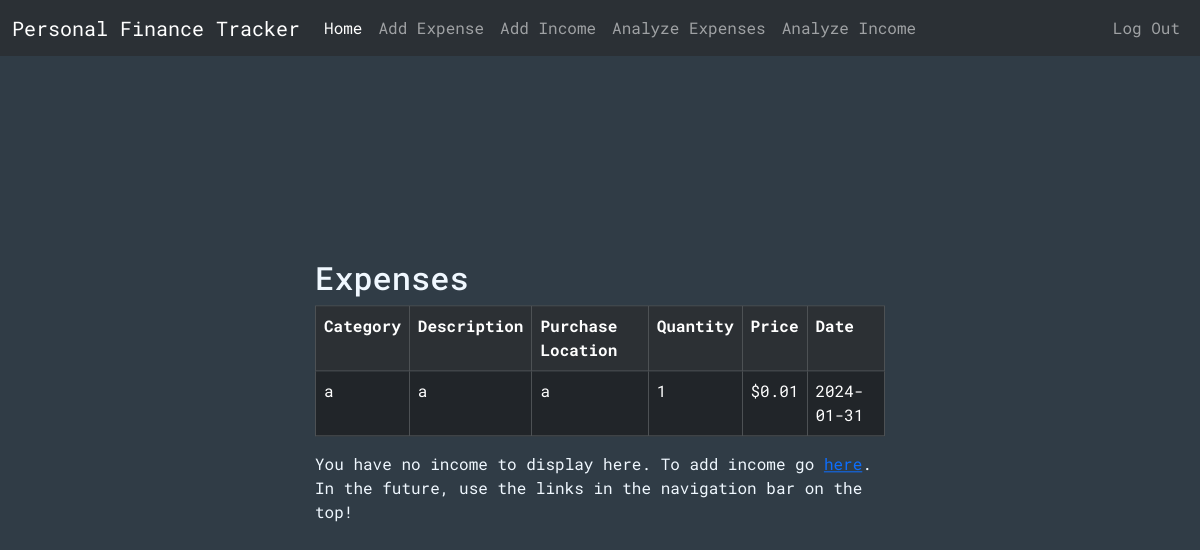
Before: / (signed in) with the older database file.
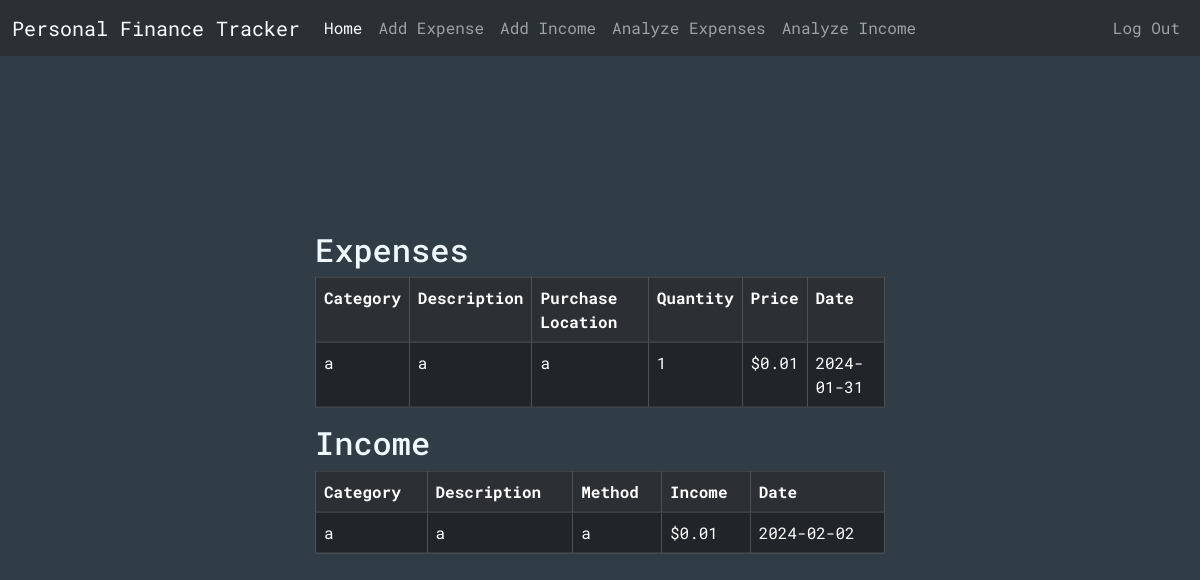
After: the same page with the newer database file.
### tables this page shows
CREATE TABLE expenses (id INTEGER PRIMARY KEY, user_id INTEGER NOT NULL, category TEXT, description TEXT, purchaseLocation TEXT, quantity INTEGER NOT NULL, price NUMERIC NOT NULL, date TEXT NOT NULL, FOREIGN KEY (user_id) REFERENCES users(id));

CREATE TABLE incomes (id INTEGER PRIMARY KEY, user_id INTEGER NOT NULL, category TEXT, description TEXT, method TEXT, income NUMERIC NOT NULL, date TEXT NOT NULL, FOREIGN KEY (user_id) REFERENCES users(id));

### app.py (the view)
@app.route("/")
@login_required
def index():
    conn = get_db_connection()
    exps = conn.execute("SELECT * FROM expenses WHERE user_id = ?", (session["user_id"],)).fetchall()
    inc = conn.execute("SELECT * FROM incomes WHERE user_id = ?", (session["user_id"],)).fetchall()
    conn.close()
    return render_template("index.html", expenses=exps, incomes=inc)

### helpers.py (called while the page is built)
def login_required(f):
    @wraps(f)
    def decorated_function(*args, **kwargs):
        if session.get("user_id") is None:
            return redirect("/login")
        return f(*args, **kwargs)
    return decorated_function

def get_db_connection():
    conn = sqlite3.connect('database.db')
    conn.row_factory = sqlite3.Row
    return conn

### templates/index.html
{% extends "layout.html" %} {% block title %}Main{% endblock %}
{% block body %}
<div class="cont center">
  {% if expenses -%}
  <div>
    <h2>Expenses</h2>
    <div class="table-responsive">
      <table class="table table-dark table-striped table-bordered table-hover">
        <tr>
          <th scope="col">Category</th>
          <th scope="col">Description</th>
          <th scope="col">Purchase Location</th>
          <th scope="col">Quantity</th>
          <th scope="col">Price</th>
          <th scope="col">Date</th>
        </tr>
        {% for expense in expenses %}
        <tr>
          <td>{{ expense["category"] }}</td>
          <td>{{ expense["description"] }}</td>
          <td>{{ expense["purchaseLocation"] }}</td>
          <td>{{ expense["quantity"] }}</td>
          <td>{{ "$%.2f"| format(expense["price"]) }}</td>
          <td>{{ expense["date"] }}</td>
        </tr>
        {% endfor %}
      </table>
    </div>
  </div>
  {% else -%}
  <p>
    You have no expenses to display here. To add an expense go
    <a href="/add-expense">here</a>. In the future, use the links in the
    navigation bar on the top!
  </p>
  {% endif %}
  {% if incomes -%}
  <div>
    <h2>Income</h2>
    <div class="table-responsive">
      <table class="table table-dark table-striped table-bordered table-hover">
        <tr>
          <th scope="col">Category</th>
          <th scope="col">Description</th>
          <th scope="col">Method</th>
          <th scope="col">Income</th>
          <th scope="col">Date</th>
        </tr>
        {% for income in incomes %}
        <tr>
          <td>{{ income["category"] }}</td>
          <td>{{ income["description"] }}</td>
          <td>{{ income["method"] }}</td>
          <td>{{ "$%.2f"| format(income["income"]) }}</td>
          <td>{{ income["date"] }}</td>
        </tr>
        {% endfor %}
      </table>
    </div>
  </div>
  {% else -%}
  <p>
    You have no income to display here. To add income go
    <a href="/add-income">here</a>. In the future, use the links in the
    navigation bar on the top!
  </p>
  {% endif %}
</div>
{%endblock %}

### templates/layout.html (shortened to what this page needs)
{% include "base.html" %}
<nav class="navbar navbar-expand-lg bg-body-tertiary" data-bs-theme="dark">
  <div class="container-fluid">
    <a class="navbar-brand" href="/">Personal Finance Tracker</a>
    <div class="collapse navbar-collapse" id="navbarSupportedContent">
      <ul class="navbar-nav">
        <li class="nav-item">
          <a class="nav-link active" aria-current="page" href="/">Home</a>
        </li>
        <li class="nav-item">
          <a class="nav-link" href="/add-expense">Add Expense</a>
        </li>
        <li class="nav-item">
          <a class="nav-link" href="/add-income">Add Income</a>
        </li>
        <li class="nav-item">
          <a class="nav-link" href="/analyzeExpenses">Analyze Expenses</a>
        </li>
        <li class="nav-item">
          <a class="nav-link" href="/analyzeIncome">Analyze Income</a>
        </li>
      </ul>
    </div>
    <div class="navbar-nav flex-end">
      <a class="nav-link" href="/login">Log Out</a>
    </div>
  </div>
</nav>
{% block body %}{% endblock %}

### templates/base.html (shortened to what this page needs)
<!DOCTYPE html>
<html lang="en">
  <head>
    <link
      href="https://cdn.jsdelivr.net/npm/bootstrap@5.3.2/dist/css/bootstrap.min.css"
      rel="stylesheet"
    />
    <link rel="stylesheet" href="../static/styles/CSS.css" />
  </head>
  <body id="body">
  </body>
</html>

### static/styles/CSS.css (style rules this page uses)
.cont { display: flex; justify-content: center; padding: 15px; flex-direction: column; color: aliceblue; max-width: 100vw; }
.center { margin: 0; position: absolute; top: 50%; left: 50%; -ms-transform: translate(-50%, -50%); transform: translate(-50%, -50%); }
#body { background-color: rgb(48, 60, 70); font-family: "Roboto Mono", monospace; color: aliceblue; }

Changed rows visible on the page:
added incomes: category "a", description "a", method "a", income "$0.01", date "2024-02-02"
Other visible differences:
text no longer shown: "You have no income to display here. To add income go here . In the future, use the links in the navigation bar on the top!"
text now shown: "Income Category Description Method Income Date"
